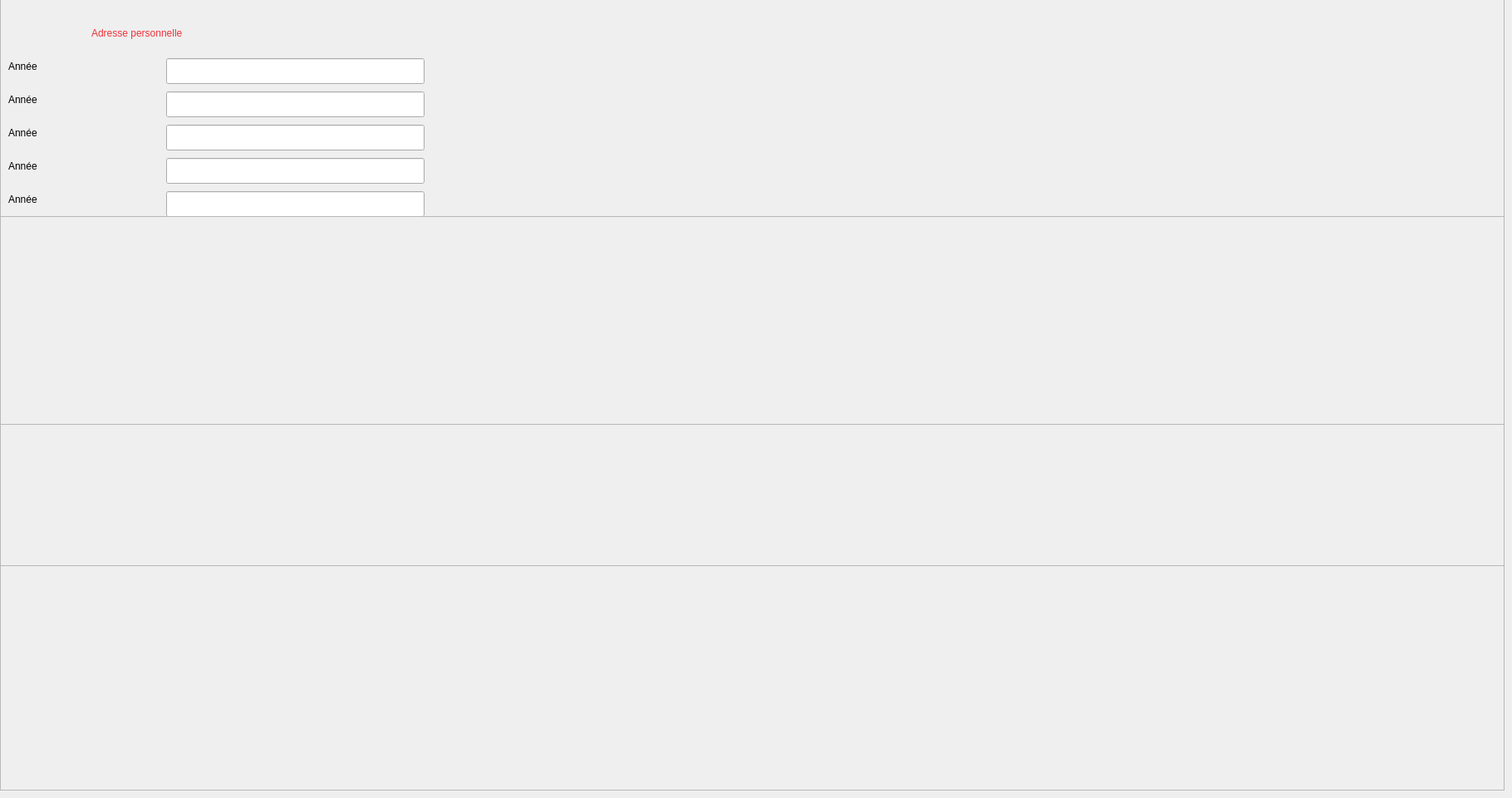
    <widget class="QWidget" name="adresse">
     <attribute name="title">
      <string>adresse</string>
     </attribute>
     <widget class="QFrame" name="frame_13">
      <property name="geometry">
       <rect>
        <x>0</x>
        <y>-10</y>
        <width>1811</width>
        <height>271</height>
       </rect>
      </property>
      <property name="frameShape">
       <enum>QFrame::StyledPanel</enum>
      </property>
      <property name="frameShadow">
       <enum>QFrame::Raised</enum>
      </property>
      <widget class="QLabel" name="label_267">
       <property name="geometry">
        <rect>
         <x>10</x>
         <y>70</y>
         <width>81</width>
         <height>41</height>
        </rect>
       </property>
       <property name="styleSheet">
        <string notr="true">font: 800 16pt &quot;Cantarell&quot;;</string>
       </property>
       <property name="text">
        <string>&lt;html&gt;&lt;head/&gt;&lt;body&gt;&lt;p&gt;Année&lt;/p&gt;&lt;/body&gt;&lt;/html&gt;</string>
       </property>
      </widget>
      <widget class="QLineEdit" name="lineEdit_211">
       <property name="geometry">
        <rect>
         <x>200</x>
         <y>80</y>
         <width>311</width>
         <height>31</height>
        </rect>
       </property>
      </widget>
      <widget class="QLineEdit" name="lineEdit_212">
       <property name="geometry">
        <rect>
         <x>200</x>
         <y>120</y>
         <width>311</width>
         <height>31</height>
        </rect>
       </property>
      </widget>
      <widget class="QLabel" name="label_268">
       <property name="geometry">
        <rect>
         <x>10</x>
         <y>110</y>
         <width>81</width>
         <height>41</height>
        </rect>
       </property>
       <property name="styleSheet">
        <string notr="true">font: 800 16pt &quot;Cantarell&quot;;</string>
       </property>
       <property name="text">
        <string>&lt;html&gt;&lt;head/&gt;&lt;body&gt;&lt;p&gt;Année&lt;/p&gt;&lt;/body&gt;&lt;/html&gt;</string>
       </property>
      </widget>
      <widget class="QLineEdit" name="lineEdit_213">
       <property name="geometry">
        <rect>
         <x>200</x>
         <y>160</y>
         <width>311</width>
         <height>31</height>
        </rect>
       </property>
      </widget>
      <widget class="QLabel" name="label_269">
       <property name="geometry">
        <rect>
         <x>10</x>
         <y>150</y>
         <width>81</width>
         <height>41</height>
        </rect>
       </property>
       <property name="styleSheet">
        <string notr="true">font: 800 16pt &quot;Cantarell&quot;;</string>
       </property>
       <property name="text">
        <string>&lt;html&gt;&lt;head/&gt;&lt;body&gt;&lt;p&gt;Année&lt;/p&gt;&lt;/body&gt;&lt;/html&gt;</string>
       </property>
      </widget>
      <widget class="QLineEdit" name="lineEdit_214">
       <property name="geometry">
        <rect>
         <x>200</x>
         <y>200</y>
         <width>311</width>
         <height>31</height>
        </rect>
       </property>
      </widget>
      <widget class="QLabel" name="label_270">
       <property name="geometry">
        <rect>
         <x>10</x>
         <y>190</y>
         <width>81</width>
         <height>41</height>
        </rect>
       </property>
       <property name="styleSheet">
        <string notr="true">font: 800 16pt &quot;Cantarell&quot;;</string>
       </property>
       <property name="text">
        <string>&lt;html&gt;&lt;head/&gt;&lt;body&gt;&lt;p&gt;Année&lt;/p&gt;&lt;/body&gt;&lt;/html&gt;</string>
       </property>
      </widget>
      <widget class="QLineEdit" name="lineEdit_215">
       <property name="geometry">
        <rect>
         <x>200</x>
         <y>240</y>
         <width>311</width>
         <height>31</height>
        </rect>
       </property>
      </widget>
      <widget class="QLabel" name="label_271">
       <property name="geometry">
        <rect>
         <x>10</x>
         <y>230</y>
         <width>81</width>
         <height>41</height>
        </rect>
       </property>
       <property name="styleSheet">
        <string notr="true">font: 800 16pt &quot;Cantarell&quot;;</string>
       </property>
       <property name="text">
        <string>&lt;html&gt;&lt;head/&gt;&lt;body&gt;&lt;p&gt;Année&lt;/p&gt;&lt;/body&gt;&lt;/html&gt;</string>
       </property>
      </widget>
      <widget class="QLabel" name="label_272">
       <property name="geometry">
        <rect>
         <x>110</x>
         <y>30</y>
         <width>281</width>
         <height>41</height>
        </rect>
       </property>
       <property name="styleSheet">
        <string notr="true">font: 800 16pt &quot;Cantarell&quot;;</string>
       </property>
       <property name="text">
        <string>&lt;html&gt;&lt;head/&gt;&lt;body&gt;&lt;p&gt;&lt;span style=&quot; color:#ed333b;&quot;&gt;Adresse personnelle&lt;/span&gt;&lt;/p&gt;&lt;/body&gt;&lt;/html&gt;</string>
       </property>
      </widget>
     </widget>
     <widget class="QFrame" name="frame_14">
      <property name="geometry">
       <rect>
        <x>0</x>
        <y>510</y>
        <width>1811</width>
        <height>171</height>
       </rect>
      </property>
      <property name="frameShape">
       <enum>QFrame::StyledPanel</enum>
      </property>
      <property name="frameShadow">
       <enum>QFrame::Raised</enum>
      </property>
     </widget>
     <widget class="QFrame" name="frame_15">
      <property name="geometry">
       <rect>
        <x>0</x>
        <y>260</y>
        <width>1811</width>
        <height>251</height>
       </rect>
      </property>
      <property name="frameShape">
       <enum>QFrame::StyledPanel</enum>
      </property>
      <property name="frameShadow">
       <enum>QFrame::Raised</enum>
      </property>
     </widget>
     <widget class="QFrame" name="frame_16">
      <property name="geometry">
       <rect>
        <x>0</x>
        <y>680</y>
        <width>1811</width>
        <height>271</height>
       </rect>
      </property>
      <property name="frameShape">
       <enum>QFrame::StyledPanel</enum>
      </property>
      <property name="frameShadow">
       <enum>QFrame::Raised</enum>
      </property>
     </widget>
    </widget>
